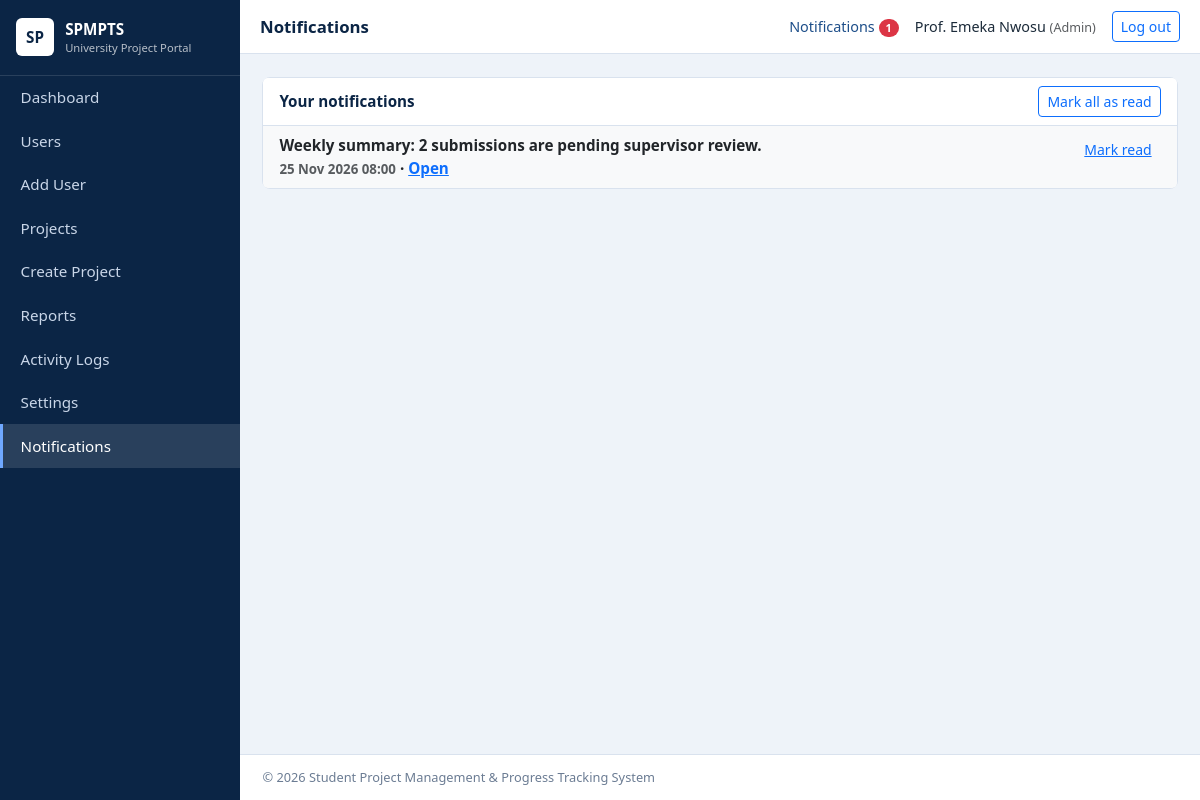
Screenshot of /notifications.php (signed in) with the database file from the repository.
### tables this page shows
CREATE TABLE notifications (
  id INT UNSIGNED AUTO_INCREMENT PRIMARY KEY,
  user_id INT UNSIGNED NOT NULL,
  message VARCHAR(500) NOT NULL,
  link VARCHAR(255) NULL,
  is_read TINYINT(1) NOT NULL DEFAULT 0,
  created_at TIMESTAMP NOT NULL DEFAULT CURRENT_TIMESTAMP,
  CONSTRAINT fk_notif_user FOREIGN KEY (user_id) REFERENCES users(id) ON DELETE CASCADE,
  INDEX idx_notif_user_read (user_id, is_read)
);

### config/db.php (called while the page is built, shortened)
<?php
function db(): PDO {
    static $pdo = null;
    if ($pdo === null) {
        try {
            $pdo = new PDO('mysql:host=' . DB_HOST . ';dbname=' . DB_NAME . ';charset=utf8mb4', DB_USER, DB_PASS, [
                PDO::ATTR_ERRMODE => PDO::ERRMODE_EXCEPTION,
                PDO::ATTR_DEFAULT_FETCH_MODE => PDO::FETCH_ASSOC,
                PDO::ATTR_EMULATE_PREPARES => false,
            ]);
        } catch (PDOException $e) {
            http_response_code(500);
            exit('Database connection failed. Check config/db.php and make sure MySQL is running and database.sql has been imported.');
        }
    }
    return $pdo;
}

### includes/auth.php (called while the page is built, shortened)
<?php
require_once __DIR__ . '/../config/db.php';
function e($v): string { return htmlspecialchars((string)$v, ENT_QUOTES, 'UTF-8'); }
function url(string $p = ''): string { return BASE_URL . '/' . ltrim($p, '/'); }

### notifications.php (the view, shortened to what this page needs)
<?php
require_once __DIR__ . '/includes/auth.php';
$st = db()->prepare('SELECT * FROM notifications WHERE user_id=? ORDER BY created_at DESC, id DESC LIMIT 100'); $st->execute([uid()]); $rows = $st->fetchAll();
$pageTitle = 'Notifications'; include __DIR__ . '/includes/header.php';
?>
<div class="card"><div class="card-header d-flex justify-content-between align-items-center">Your notifications
  <form method="post"><?= csrf_field() ?><button name="read_all" value="1" class="btn btn-sm btn-outline-primary">Mark all as read</button></form></div>
<ul class="list-group list-group-flush">
<?php foreach ($rows as $n): ?>
  <li class="list-group-item d-flex justify-content-between align-items-start <?= $n['is_read'] ? '' : 'bg-light fw-semibold' ?>">
    <div><?= e($n['message']) ?><br><small class="text-muted"><?= e(date('d M Y H:i', strtotime($n['created_at']))) ?></small>
      <?php if ($n['link']): ?> &middot; <a href="<?= e(url($n['link'])) ?>">Open</a><?php endif; ?></div>
    <?php if (!$n['is_read']): ?><form method="post"><?= csrf_field() ?><button name="read_id" value="<?= (int)$n['id'] ?>" class="btn btn-sm btn-link">Mark read</button></form><?php endif; ?>
  </li>
<?php endforeach; if (!$rows): ?><li class="list-group-item text-muted">No notifications yet.</li><?php endif; ?>
</ul></div>
<?php include __DIR__ . '/includes/footer.php'; ?>

### assets/css/style.css (style rules this page uses)
:root { --navy:#0b2545;--blue:#1d4e89;--light:#eef3f9;--line:#d9e2ee }
body { background:var(--light);font-family:"Segoe UI",Roboto,Arial,sans-serif;color:#1c2b3a;font-size:.95rem }
.card { border:1px solid var(--line);border-radius:8px;box-shadow:none }
.card-header { background:#fff;font-weight:600;color:var(--navy);border-bottom:1px solid var(--line) }

### rows the page displays
notifications: message "Weekly summary: 2 submissions are pending supervisor review.", created_at "25 Nov 2026 08:00", $n['id'] 7 (drawn)

### other values shown
$label "Dashboard"
$label "Users"
$label "Add User"
$label "Projects"
$label "Create Project"
$label "Reports"
$label "Activity Logs"
$label "Settings"
$pageTitle "Notifications"
$unread "1"
$_SESSION['name'] "Prof. Emeka Nwosu"
$role "Admin"
